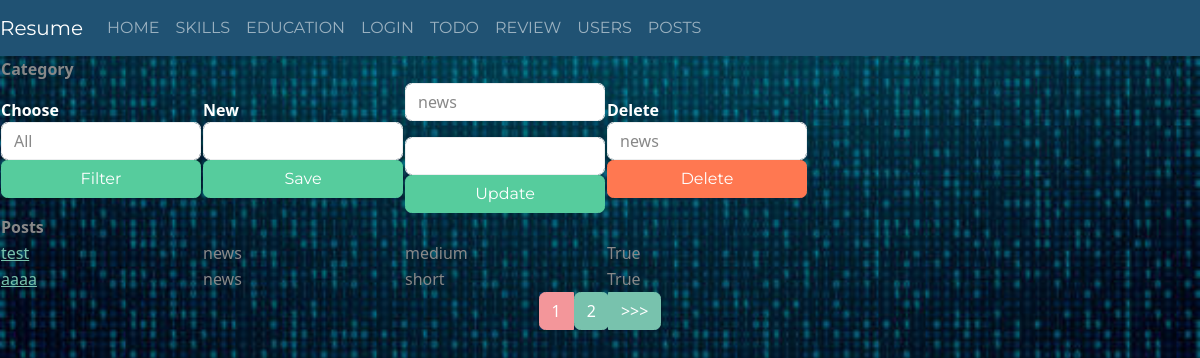
The page /posts on the database its author committed.
### app/posts/models.py (models this page shows, shortened)
class Posts(db.Model):
    __tablename__ = 'posts'
    id = db.Column(db.Integer, primary_key=True)
    title = db.Column(db.String(100))
    text = db.Column(db.String(600))
    image_file =  db.Column(db.String(120),  nullable=False, default="default.jpg")
    created = db.Column(db.DateTime, default=datetime.now())
    type = db.Column(db.Enum(EnumPriority), default='low')
    enabled = db.Column(db.Boolean,default=True)
    category_id = db.Column(db.Integer, db.ForeignKey('category.id'))
    user_id = db.Column(db.Integer, db.ForeignKey('user.id'), nullable=False)
    tags = db.relationship('Tag', secondary='tag_post')
    def get_category(self):
        return db.session.query(Category).filter_by(id=self.category_id).first()

class Category(db.Model):
    __tablename__ = 'category'
    id = db.Column(db.Integer, primary_key=True)
    name = db.Column(db.String(100), default="general")
    posts = db.relationship('Posts', backref='category')
    def get_all_choises():
      cat_list = ["All"]
      available_cat=Category.query.all()
      for i in available_cat:
        cat_list.append((i.name))
      return cat_list
    def category_choices():
       return (v.name for v in db.session.query(Category).all())

### app/posts/views.py (the view, shortened to what this page needs)
@posts.route('/posts', methods=["GET","POST"])
def view_all():
   list = Posts.query.all()
   add_cat = AddCategoryForm()
   del_cat = DelCategoryForm()
   upd_cat = UpdCategoryForm()
   all = AllCategoryForm()
   pagination = Posts.query.paginate( per_page=2)
   return render_template("posts.html", list=list, pagination=pagination, add_cat=add_cat,del_cat=del_cat,upd_cat=upd_cat, all=all)

### app/posts/forms.py (shortened to what this page needs)
class AddCategoryForm(FlaskForm):
    cat = StringField("New",
                           validators=[DataRequired(message="Це поле обов'язкове")])
    submit = SubmitField("Save")

class DelCategoryForm(FlaskForm):
   cat = SelectField("Delete",choices=Category.category_choices)
   submit = SubmitField("Delete")

### app/posts/templates/posts.html (shortened to what this page needs)
{% extends 'base.html' %}
{% from "_render_field.html" import render_field %}
{% block body %}
<body>
    <table class="post">
         <tbody>
            <tr>
            <th colspan="4" class="head">
                Category
            </th>
            </tr>
           <tr>
            <th> <form class="login" action={{url_for(".view_all")}} method="POST" novalidate>
                {{ all.name.label }}
                {{ all.name(class="form-control") }}
                {{all.submit(class="btn btn-success")}}
            </form>
            </th>
            <th>
                <form class="login" action={{url_for(".add_category")}} method="POST" novalidate>
                    {{ add_cat.cat.label }}
                    {{ add_cat.cat(class="form-control") }}
                    {{add_cat.submit(class="btn btn-success")}}
                </form>
              </th>
              <th>
                <form class="login" action={{url_for(".upd_category")}} method="POST" novalidate>
                    <p>{{ upd_cat.cat(class="form-control") }}
                    </p>
                  {{ upd_cat.new(class="form-control") }}
                    {{upd_cat.submit(class="btn btn-success")}}
                </form>
              </th>
              <th>
                <form class="login" action={{url_for(".del_category")}} method="POST" novalidate>
                    {{ del_cat.cat.label }}
                    {{ del_cat.cat(class="form-control") }}
                    {{del_cat.submit(class="btn btn-danger")}}
                </form>
            </th>
        </tr>
        <tr class="head">
            <th colspan="4" class="head">Posts
            </th>
            </tr>
             {% for i in pagination.items %}
             <tr>
                 <td>
                    <a href={{url_for(".view_post", post_id = i.id)}}> {{i.title}}</a></td>
                 <td>{{i.get_category().name}}</td>
                 <td>{{i.type.name}}</td>
                 <td>{{i.enabled}}</td>
                </tr>
              {% endfor %}
         </tbody>
     </table>
     <ul class="pagination justify-content-center">
        {% for number in pagination.iter_pages(left_current=1, right_current=1,left_edge=1,right_edge=1) %}
            {% if pagination.page != number %}
            {% if number == None %}
            <span>
                <li class="page-item">
               <a class="page-link"
                        href="{{ url_for('.view_all', page=pagination.page)}}">
                    {{ "..." }}
                    </a>
                </li>
            </span>
            {% else %}
                <span>
                    <li class="page-item">
                        <a class="page-link"
                            href="{{ url_for('.view_all', page=number) }}">
                        {{ number }}
                        </a>
                    </li>
                </span>
                {% endif %}
            {% else %}
            <li class="page-item active" aria-current="page">
                <span class="page-link">{{ number }}</span>
            </li>
                {% endif %}
        {% endfor %}
        {% if pagination.has_next %}
        <li class="page-item">
                <a class="page-link"
                    href="{{ url_for('.view_all', page=pagination.next_num) }}">
                    {{ '>>>' }}
                </a>
        {% endif %}
        </ul>
</body>
{% endblock %}

### app/static/css/styles.css (style rules this page uses)
body { max-width: 100%; overflow-x: hidden; background-repeat: no-repeat repeat; background-size: 100%; background-image: url('/static/images/images.png') }
input { width: 30%; max-width: 200px; }
label { background-color:#80808000; width: 100%; color: rgb(255, 255, 255) !important; font-size: 100%; }
form { width:100%; text-align: center; }
.login { width:100%; text-align:left; }
.btn { min-width: 200px; }
.active { background-color: rgb(4, 41, 77); }

### rows shown on the page
Posts: title "test", get_category "news", type.name "medium", enabled "True"
Posts: title "aaaa", get_category "news", type.name "short", enabled "True"

### other values the page prints
{{ name | upper }} "HOME" "SKILLS" "EDUCATION" "LOGIN" "TODO" "REVIEW" "USERS" "POSTS"
{{ all.name.label }} "Choose"
{{ add_cat.cat.label }} "New"
{{ del_cat.cat.label }} "Delete"
{{ number }} "1"
{{ number }} "2"
{{ '>>>' }} ">>>"
